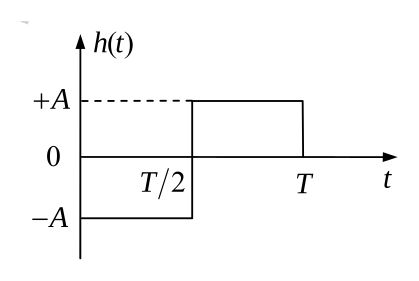
#> input picture data/images/2011/answer/2011-三-a3ht.png, 419 x 281 px; its folder holds only this picture in this run
$ python pad_png_margin.py '../data/images/2011/answer/2011-三-a3ht.png'
#> lines starting #> are read from the running program, lines starting #| are printed output that depends on the picture
#!/usr/bin/env python
"""给截图 PNG 的四周垫白边，垫到每边内容离边 ≥ pct×图宽（只加白边、不裁内容、不挪已达标边）。

背景：截图按墨迹紧裁，内容会贴到图块边缘（2026-二-q2psd 四边全 0）。位图外壳只给
18 个 viewBox 单位的留白，所以白边要在 PNG 内部垫够。SVG 图不用这个——tighten(PAD=18) 已保证。

用法：
  python tools/pad_png_margin.py data/images/2026 [更多文件或目录...] [--pct 0.05]
幂等：已达标（某边 ≥ 目标）的边不再垫；重复跑不会再变。
改完记得 node tools/emit_figures.mjs <年> --rebuild 重建注册表（w/h 变了）。
"""
import sys, os, glob
from PIL import Image, ImageChops

PCT = 0.05
THRESH = 24  # 与该 RGB 均值差超过此值算"墨迹"

def content_bbox(im):
    bg = Image.new('RGB', im.size, (255, 255, 255))
    diff = ImageChops.difference(im.convert('RGB'), bg).convert('L')
    return diff.point(lambda x: 255 if x > THRESH else 0).getbbox()

def pad_file(path, pct):
#> called with pct = 0.05
    im = Image.open(path)
#> im is the input picture: PIL image 419x281 RGB; min 0, max 255, mean 248.8
    if im.mode in ('RGBA', 'LA') or (im.mode == 'P' and 'transparency' in im.info):
        im = im.convert('RGBA')
        bg = Image.new('RGBA', im.size, (255, 255, 255, 255))
        im = Image.alpha_composite(bg, im).convert('RGB')
    else:
        im = im.convert('RGB')
    w, h = im.size
#> w = 419; h = 281
    bbox = content_bbox(im)
#> in content_bbox, `bg = Image.new('RGB', im.size, (255, 255, 255))`: bg: PIL image 419x281 RGB; every value is 255
#> in content_bbox, `diff = ImageChops.difference(im.convert('RGB'), bg).convert('L')`:
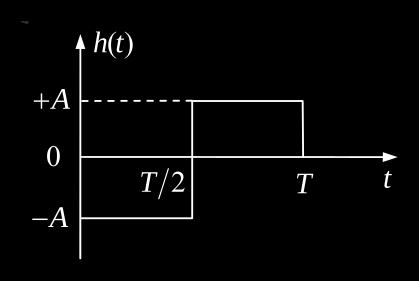
#> diff: PIL image 419x281 L; min 0, max 255, mean 6.2
#> bbox = (21, 21, 398, 260)
    if not bbox:
        print(f"  跳过（纯白/无内容）: {path}")
        return False
    l, t, r, b = bbox
#> l = 21; t = 21; r = 398; b = 260
    cw, chh = r - l, b - t
#> cw = 377; chh = 239
    # 反解：垫完后要满足 tx = pct*(cw + 2*tx)，即 tx = pct*cw/(1-2pct)，
    # 这样重复跑不会再长（否则目标按新图宽算会每次都差一点、无限微增）
    tx = max(1, round(pct * cw / (1 - 2 * pct)))
#> tx = 21
    ty = tx  # 上下也按图宽口径，和 2025 年一致
#> ty = 21
    add = (max(0, tx - l), max(0, ty - t), max(0, tx - (w - r)), max(0, ty - (h - b)))
#> add = (0, 0, 0, 0)
    if not any(add):
        print(f"  已达标不动: {os.path.basename(path)}  {w}x{h}  L={l} T={t} R={w-r} B={h-b}")
#|   已达标不动: 2011-三-a3ht.png  419x281  L=21 T=21 R=21 B=21
        return False
    nw, nh = w + add[0] + add[2], h + add[1] + add[3]
    out = Image.new('RGB', (nw, nh), (255, 255, 255))
    out.paste(im, (add[0], add[1]))
    out.save(path)
    nl, nt, nr, nb = l + add[0], t + add[1], (w - r) + add[2], (h - b) + add[3]
    print(f"  {os.path.basename(path)}: {w}x{h} → {nw}x{nh}  "
          f"L={l}→{nl} T={t}→{nt} R={w-r}→{nr} B={h-b}→{nb}")
    return True

def main():
    args = sys.argv[1:]
    pct = PCT
    if '--pct' in args:
        i = args.index('--pct')
        pct = float(args[i + 1])
        del args[i:i + 2]
    files = []
    for a in args:
        if os.path.isdir(a):
            files += glob.glob(os.path.join(a, '*.png')) + glob.glob(os.path.join(a, 'answer', '*.png'))
        elif a.lower().endswith('.png'):
            files.append(a)
        else:
            print(f"忽略非 png: {a}")
    if not files:
        print(__doc__)
        return 1
    print(f"目标留白: 每边 ≥ {pct:.0%} 图宽")
    changed = [f for f in sorted(set(files)) if pad_file(f, pct)]
    print(f"共 {len(files)} 张，垫了 {len(changed)} 张。"
          + ("记得 node tools/emit_figures.mjs <年> --rebuild" if changed else ""))
    return 0

if __name__ == '__main__':
    sys.exit(main())
#> (the program exits here)

$ run again, on data/images/2011/answer/2011-八-a8psd.png
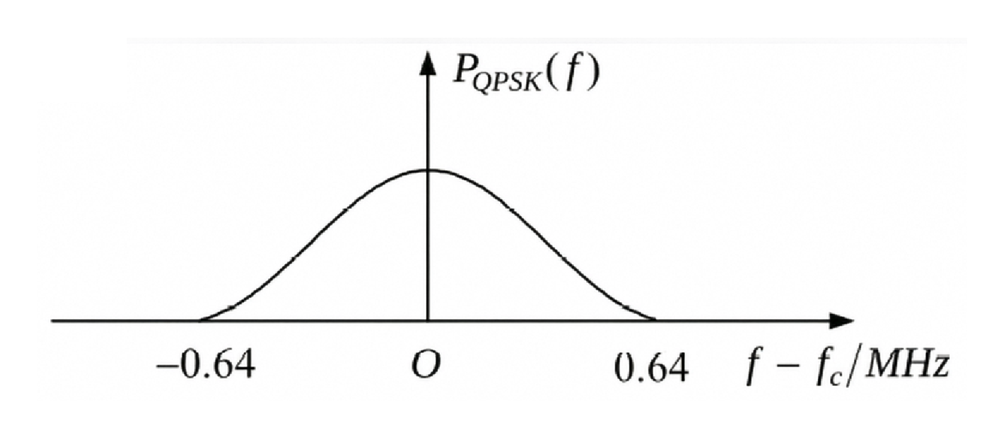
#> input picture data/images/2011/answer/2011-八-a8psd.png, 1000 x 438 px, shrunk from 1672 x 732 before the run
#> in pad_file, im is the input picture: PIL image 1000x438 RGB; mean R, G, B 249.4, 249.4, 249.3
#> bg: PIL image 1000x438 RGB; every value is 255
#> in content_bbox, `diff = ImageChops.difference(im.convert('RGB'), bg).convert('L')`:
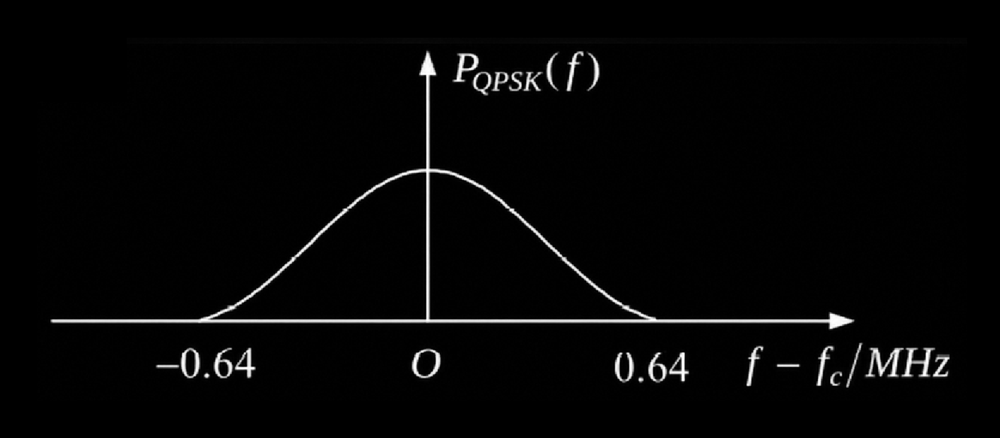
#> diff: PIL image 1000x438 L; min 0, max 255, mean 5.6
#> bbox = (50, 50, 950, 388)
#> l = 50; r = 950; b = 388
#> cw = 900; chh = 338
#> tx = 50
#> add = (0, 0, 0, 0)
#|   已达标不动: 2011-八-a8psd.png  1000x438  L=50 T=50 R=50 B=50

$ run again, on data/images/2011/answer/2011-四-a4psd1.png
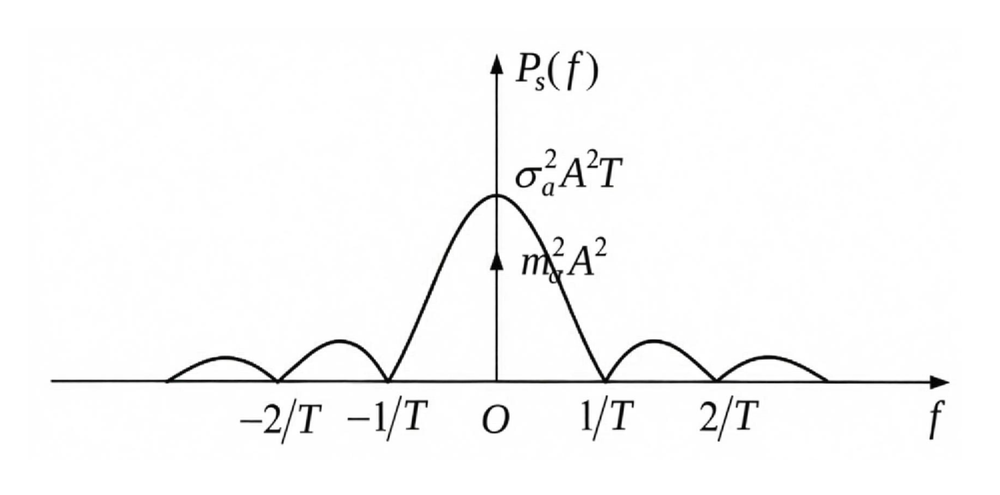
#> input picture data/images/2011/answer/2011-四-a4psd1.png, 1000 x 495 px, shrunk from 2001 x 990 before the run
#> in pad_file, im is the input picture: PIL image 1000x495 RGB; mean R, G, B 249, 249, 249
#> bg: PIL image 1000x495 RGB; every value is 255
#> in content_bbox, `diff = ImageChops.difference(im.convert('RGB'), bg).convert('L')`:
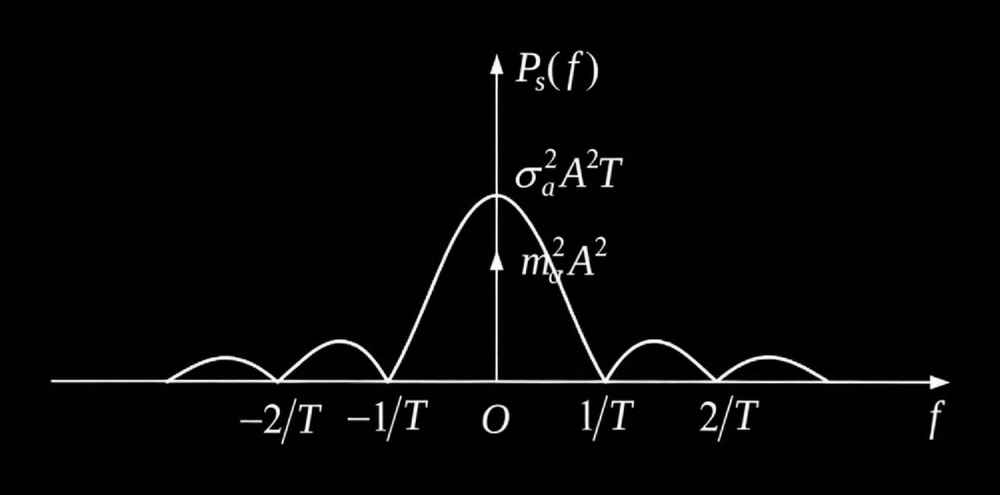
#> diff: PIL image 1000x495 L; min 0, max 255, mean 6
#> bbox = (50, 50, 950, 445)
#> l = 50; r = 950; b = 445
#> cw = 900; chh = 395
#> tx = 50
#> add = (0, 0, 0, 0)
#|   已达标不动: 2011-四-a4psd1.png  1000x495  L=50 T=50 R=50 B=50

$ run again, on data/images/2011/answer/2011-四-a4psd2.png
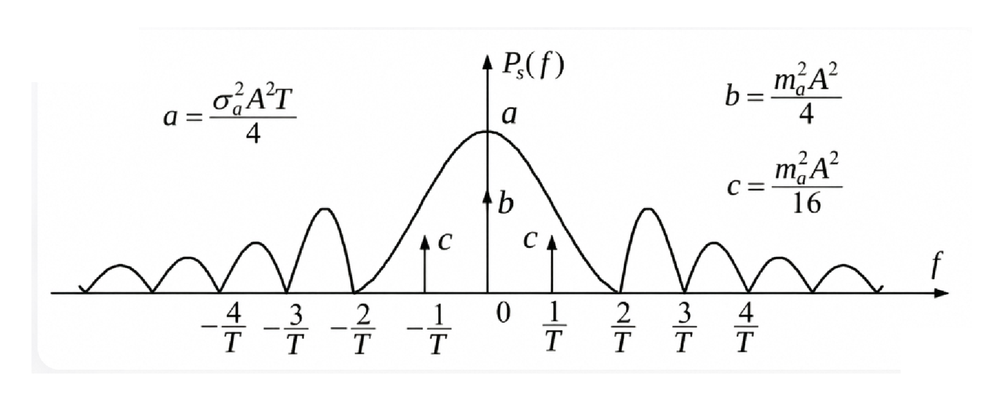
#> input picture data/images/2011/answer/2011-四-a4psd2.png, 1000 x 405 px, shrunk from 1813 x 734 before the run
#> in pad_file, im is the input picture: PIL image 1000x405 RGB; mean R, G, B 247.3, 247.3, 247.2
#> bg: PIL image 1000x405 RGB; every value is 255
#> in content_bbox, `diff = ImageChops.difference(im.convert('RGB'), bg).convert('L')`:
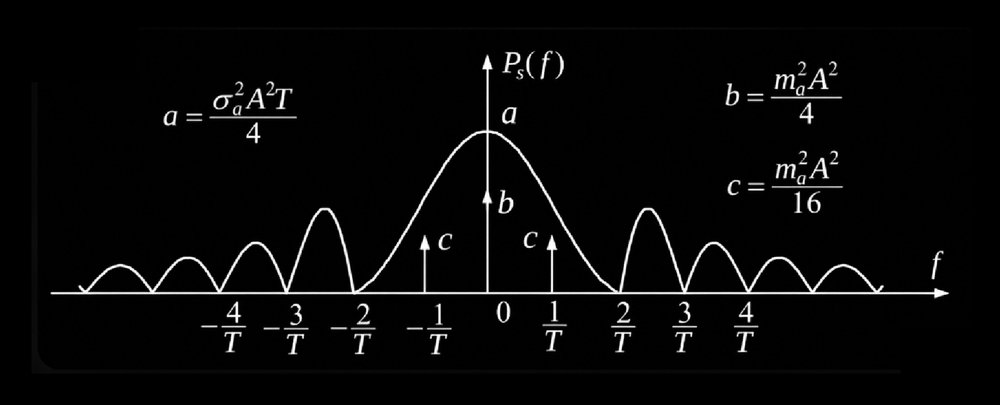
#> diff: PIL image 1000x405 L; min 0, max 255, mean 7.7
#> bbox = (50, 50, 949, 355)
#> l = 50; r = 949; b = 355
#> cw = 899; chh = 305
#> tx = 50
#> add = (0, 0, 0, 0)
#|   已达标不动: 2011-四-a4psd2.png  1000x405  L=50 T=50 R=51 B=50

$ run again, on data/images/2011/answer/2011-三-a3recv.png
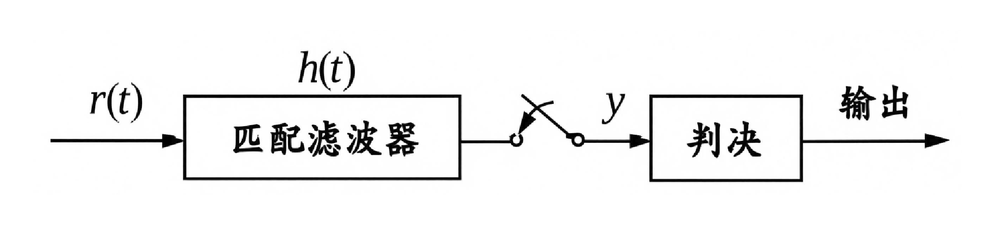
#> input picture data/images/2011/answer/2011-三-a3recv.png, 1000 x 233 px, shrunk from 1972 x 460 before the run
#> in pad_file, im is the input picture: PIL image 1000x233 RGB; mean R, G, B 242.3, 242.3, 242.3
#> bg: PIL image 1000x233 RGB; every value is 255
#> in content_bbox, `diff = ImageChops.difference(im.convert('RGB'), bg).convert('L')`:
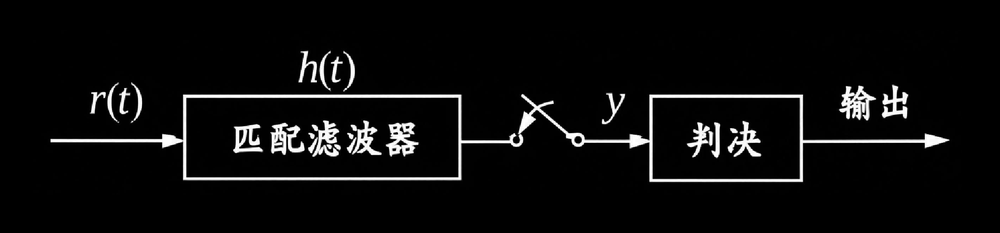
#> diff: PIL image 1000x233 L; min 0, max 255, mean 12.7
#> bbox = (50, 50, 950, 183)
#> l = 50; r = 950; b = 183
#> cw = 900; chh = 133
#> tx = 50
#> add = (0, 0, 0, 0)
#|   已达标不动: 2011-三-a3recv.png  1000x233  L=50 T=50 R=50 B=50
